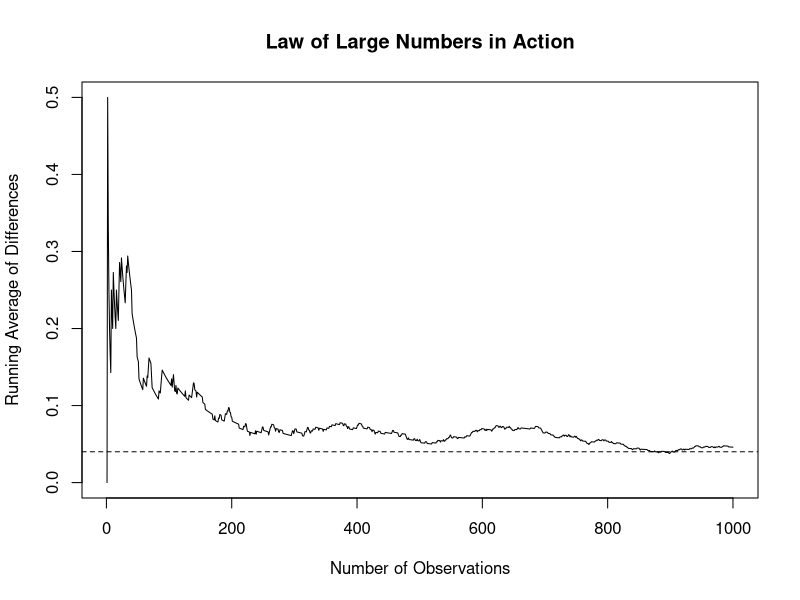
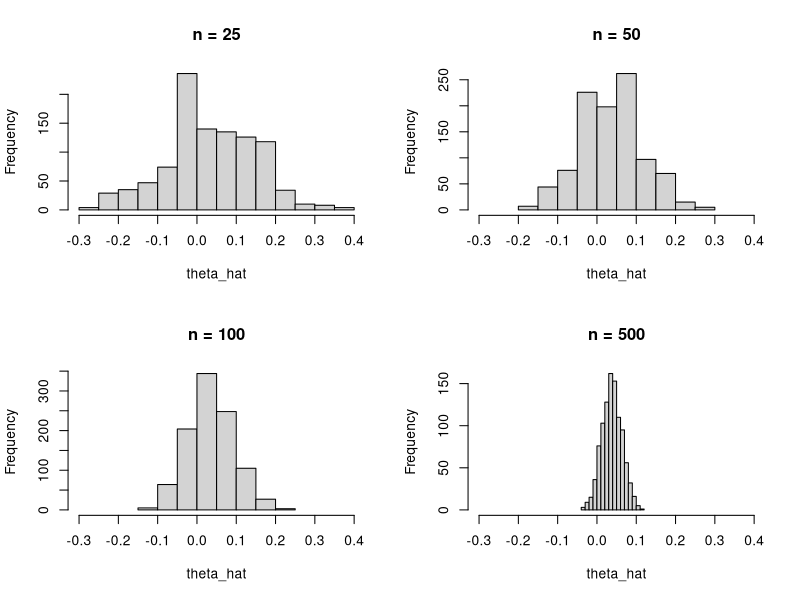

Here is the R script that generated these plots, in order:
## ---- chunk 1
set.seed(123)

n_A <- 1000
n_B <- 1000
pi_A <- 0.22
pi_B <- 0.18

signup_A <- rbinom(n_A, size = 1, prob = pi_A)
signup_B <- rbinom(n_B, size = 1, prob = pi_B)

pi_hat_A <- mean(signup_A)
pi_hat_B <- mean(signup_B)
theta_hat <- pi_hat_A - pi_hat_B

pi_hat_A
pi_hat_B
theta_hat
## ---- chunk 2
diff_vector <- signup_A - signup_B
running_avg <- cumsum(diff_vector) / seq_along(diff_vector)

plot(
    seq_along(running_avg),
    running_avg,
    type = "l",
    xlab = "Number of Observations",
    ylab = "Running Average of Differences",
    main = "Law of Large Numbers in Action"
)

abline(h = 0.04, lty = 2)
## ---- chunk 3
set.seed(123)

B <- 1000
bootstrap_theta <- numeric(B)

for (b in 1:B) {
    boot_A <- sample(signup_A, size = n_A, replace = TRUE)
    boot_B <- sample(signup_B, size = n_B, replace = TRUE)
    bootstrap_theta[b] <- mean(boot_A) - mean(boot_B)
}

boot_se <- sd(bootstrap_theta)

analytic_se <- sqrt(
  (pi_hat_A * (1 - pi_hat_A)) / n_A +
  (pi_hat_B * (1 - pi_hat_B)) / n_B
)

ci_lower <- theta_hat - 1.96 * boot_se
ci_upper <- theta_hat + 1.96 * boot_se

boot_se
analytic_se
ci_lower
ci_upper
## ---- chunk 4
set.seed(123)

sample_sizes <- c(25, 50, 100, 500)
par(mfrow = c(2, 2))

for (n in sample_sizes) {
    theta_vals <- numeric(1000)

    for (i in 1:1000) {
    sim_A <- rbinom(n, size = 1, prob = pi_A)
    sim_B <- rbinom(n, size = 1, prob = pi_B)
    theta_vals[i] <- mean(sim_A) - mean(sim_B)
    }

    hist(
    theta_vals,
    main = paste("n =", n),
    xlab = "theta_hat",
    xlim = c(-0.3, 0.4)
    )
}

par(mfrow = c(1, 1))
## ---- chunk 5
z_stat <- theta_hat / analytic_se
p_value <- 2 * (1 - pnorm(abs(z_stat)))

z_stat
p_value
## ---- chunk 6
ab_data <- data.frame(
    Y = c(signup_A, signup_B),
    D = c(rep(1, n_A), rep(0, n_B))
)

reg_fit <- lm(Y ~ D, data = ab_data)
coef(summary(reg_fit))
## ---- chunk 7
set.seed(123)

num_experiments <- 10000
false_positive <- logical(num_experiments)
peek_points <- seq(100, 1000, by = 100)

for (j in 1:num_experiments) {
    A_null <- rbinom(1000, size = 1, prob = 0.20)
    B_null <- rbinom(1000, size = 1, prob = 0.20)

    peek_reject <- FALSE

    for (n in peek_points) {
    A_sub <- A_null[1:n]
    B_sub <- B_null[1:n]

    theta_sub <- mean(A_sub) - mean(B_sub)
    se_sub <- sqrt(
      (mean(A_sub) * (1 - mean(A_sub))) / n +
      (mean(B_sub) * (1 - mean(B_sub))) / n
    )

    if (se_sub > 0) {
        z_sub <- theta_sub / se_sub
      p_sub <- 2 * (1 - pnorm(abs(z_sub)))

        if (p_sub < 0.05) {
        peek_reject <- TRUE
        break
        }
    }
    }

    false_positive[j] <- peek_reject
}

mean(false_positive)
